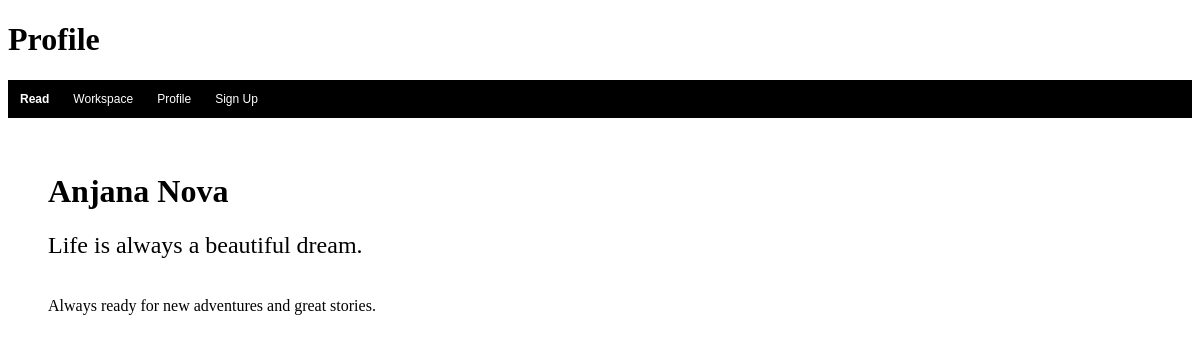
The app's page /profile/1 with its own data.
### articles/models.py (models this page shows)
class User(models.Model):
    id = models.BigAutoField(primary_key=True)
    first_name = models.CharField(max_length=30)
    last_last= models.CharField(max_length=30) # Change name from last_last to last name.Fix some html
    short_description = models.CharField (max_length=160)
    long_description = models.CharField (max_length=450)

### articles/views.py (the view)
# urls.py: path("profile/<int:user_id>", views.profile, name="profile"),
def profile(request, user_id):
    profile_obj = User.objects.get(id=user_id)
    context = {'profile_obj':profile_obj}
    return render (request,"profile.html", context)

### articles/templates/profile.html (shortened to what this page needs)
<!DOCTYPE html>
<html lang="en">
<head>
    {% load static %}
    <link rel="stylesheet" href="{% static 'articles/style.css' %}">
</head>
<body>
    <h1>Profile</h1>
    {% block content %}
    {% include 'topnav.html'%}
        <ul>
            <br>
            <il><h1>{{profile_obj.first_name}} {{profile_obj.last_last}}</h1></il>
            <il><h2 style="font-weight:normal;">{{profile_obj.short_description}}</h2></il>
            <br>
            <il>{{profile_obj.long_description}} </il>
        </ul>
    {% endblock %}
</body>
</html>

### records on screen
User: first_name "Anjana", last_last "Nova", short_description "Life is always a beautiful dream.", long_description "Always ready for new adventures and great stories."
